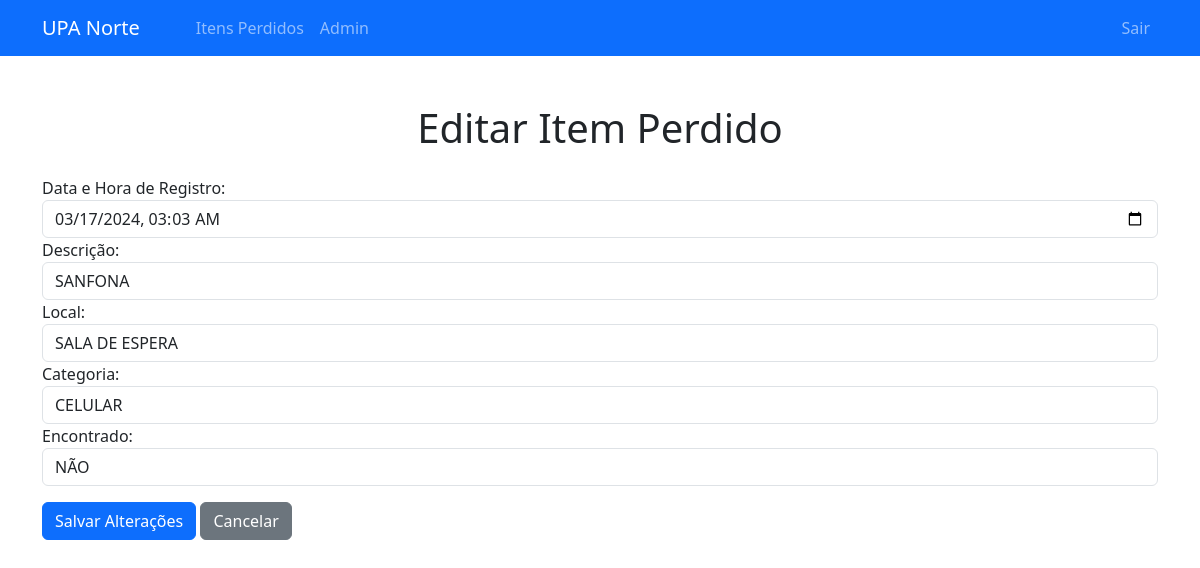
The page /itens_perdidos/editar_item_perdido/1 (signed in) on the database its author committed.
### app/models.py (models this page shows)
class ItemPerdido(db.Model):
    id = db.Column(db.Integer, primary_key=True)
    descricao = db.Column(db.String(200), nullable=False)
    local = db.Column(db.String(100), nullable=False)
    encontrado = db.Column(db.String(3), nullable=False)
    categoria = db.Column(db.String(200), nullable=False)  # Adicionando a coluna categoria
    data_registro = db.Column(db.DateTime, nullable=False)
    imagem = db.Column(db.String(200), nullable=False)  # Supondo que o caminho para a imagem será armazenado como uma string
    recebedor = db.Column(db.String(200), nullable=True)
    entregador = db.Column(db.String(200), nullable=True)
    data_devolucao = db.Column(db.DateTime, nullable=True)

### app/itens_perdidos/routes.py (the view, shortened to what this page needs)
@itens_perdidos_routes.route('/itens_perdidos/editar_item_perdido/<int:id>', methods=['GET', 'POST'])
def editar_item_perdido(id):
    item_perdido = ItemPerdido.query.get_or_404(id)
    return render_template('editar_item_perdido.html', item_perdido=item_perdido)

### app/itens_perdidos/routes.py (called while the page is built)
def is_authenticated():
    return session.get('authenticated', False)

@itens_perdidos_routes.before_request
def require_login():
    if not is_authenticated() and request.endpoint and not request.endpoint.startswith('user.login'):
        return redirect(url_for('user.login'))

### app/templates/editar_item_perdido.html (shortened to what this page needs)
<!DOCTYPE html>
<html lang="pt-BR">
<head>
    <link href="https://cdn.jsdelivr.net/npm/bootstrap@5.3.3/dist/css/bootstrap.min.css" rel="stylesheet">
</head>
<body>
    {% include 'navbar.html' %}
    <div class="container mt-5">
        <h1 class="text-center mb-4">Editar Item Perdido</h1>
        <form id="alterarForm" action="{{ url_for('itens_perdidos.editar_item_perdido', id=item_perdido.id) }}" method="POST" autocomplete="off">
            <div class="form-group">
                <label for="data_registro">Data e Hora de Registro:</label>
                <input type="datetime-local" id="data_registro" value="{{ item_perdido.data_registro }}" name="data_registro" class="form-control" required>
            </div>
            <div class="form-group">
                <label for="descricao">Descrição:</label>
                <input type="text" id="descricao" name="descricao" class="form-control" required value="{{ item_perdido.descricao }}" style="text-transform:uppercase">
            </div>
            <div class="form-group">
                <label for="local">Local:</label>
                <select id="local" name="local" class="form-control" required style="text-transform:uppercase">
                    <option value="{{ item_perdido.local }}">{{ item_perdido.local }}</option>
                </select>
            </div>
            <div class="form-group">
                <label for="categoria">Categoria:</label>
                <select id="categoria" name="categoria" class="form-control" required style="text-transform:uppercase">
                    <option value="{{ item_perdido.categoria }}">{{ item_perdido.categoria }}</option>
                </select>
            </div>
            <div class="form-group">
                <label for="encontrado">Encontrado:</label>
                <select id="encontrado" name="encontrado" class="form-control" required style="text-transform:uppercase">
                    <option value="Não">Não</option>
                </select>
            </div>
            <button type="submit" class="btn btn-primary mt-3">Salvar Alterações</button>
            <a href="{{ url_for('itens_perdidos.listar_itens_perdidos') }}" class="btn btn-secondary mt-3">Cancelar</a>
        </form>
    </div>
</body>
</html>

### rows shown on the page
ItemPerdido: data_registro "03/17/2024 03:03", descricao "SANFONA", local "SALA DE ESPERA", categoria "CELULAR"
